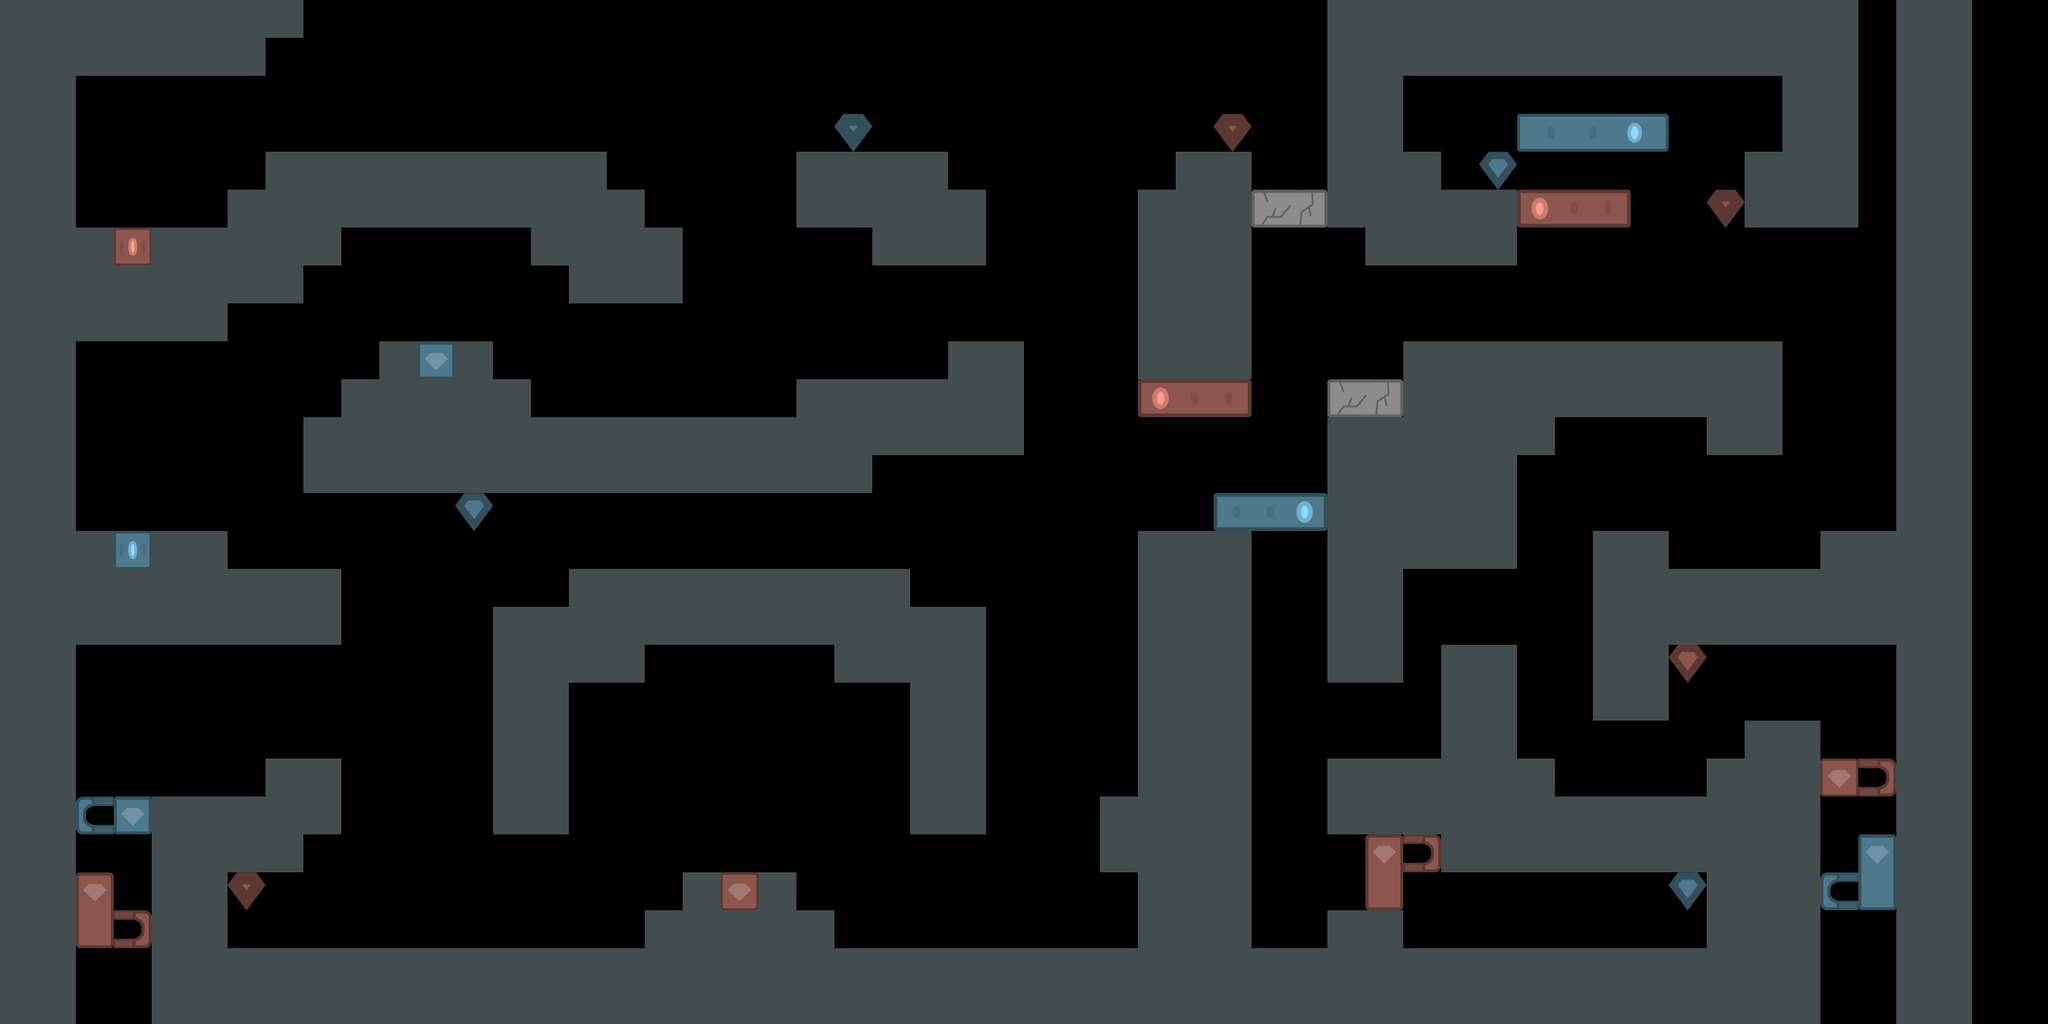

A 2D game scene composited from a Tiled map and its tileset images. What follows is a short description and the map's XML, with each tile layer's data collapsed to a summary:
An orthogonal 54x27 tile map with 64x64 px tiles, 3 tile layers (Platforms, collectibles, Special), 8 hidden layers not drawn, 2 tilesets.

<map version="1.4" tiledversion="1.4.2" orientation="orthogonal" renderorder="right-down" width="54" height="27" tilewidth="64" tileheight="64" infinite="0" nextlayerid="16" nextobjectid="1">
 <tileset firstgid="1" name="templateTiles" tilewidth="64" tileheight="64" tilecount="0" columns="22">
  <image source="../templateTiles.png" width="1408" height="768" />
 </tileset>
 <tileset firstgid="1" source="../tiles00.tsx" />
 <layer id="7" name="bd" width="54" height="27" visible="0">
  <data>[1458 cells, 0 non-empty, 0 distinct tile ids]</data>
 </layer>
 <layer id="15" name="foliage" width="54" height="27" visible="0">
  <data>[1458 cells, 0 non-empty, 0 distinct tile ids]</data>
 </layer>
 <layer id="4" name="bg" width="54" height="27" visible="0">
  <data>[1458 cells, 0 non-empty, 0 distinct tile ids]</data>
 </layer>
 <layer id="9" name="wind" width="54" height="27" visible="0" opacity="0.17">
  <data>[1458 cells, 0 non-empty, 0 distinct tile ids]</data>
 </layer>
 <layer id="1" name="Platforms" width="54" height="27">
  <data>[1458 cells, 630 non-empty, 4 distinct tile ids]</data>
 </layer>
 <layer id="13" name="lockRed" width="54" height="27" visible="0">
  <data>[1458 cells, 0 non-empty, 0 distinct tile ids]</data>
 </layer>
 <layer id="14" name="lockBlue" width="54" height="27" visible="0">
  <data>[1458 cells, 0 non-empty, 0 distinct tile ids]</data>
 </layer>
 <layer id="5" name="collectibles" width="54" height="27">
  <data>[1458 cells, 8 non-empty, 4 distinct tile ids]</data>
 </layer>
 <layer id="6" name="Special" width="54" height="27">
  <data>[1458 cells, 31 non-empty, 22 distinct tile ids]</data>
 </layer>
 <layer id="10" name="baddies" width="54" height="27" visible="0">
  <data>[1458 cells, 0 non-empty, 0 distinct tile ids]</data>
 </layer>
 <layer id="8" name="water" width="54" height="27" visible="0" opacity="0.49">
  <data>[1458 cells, 0 non-empty, 0 distinct tile ids]</data>
 </layer>
</map>
